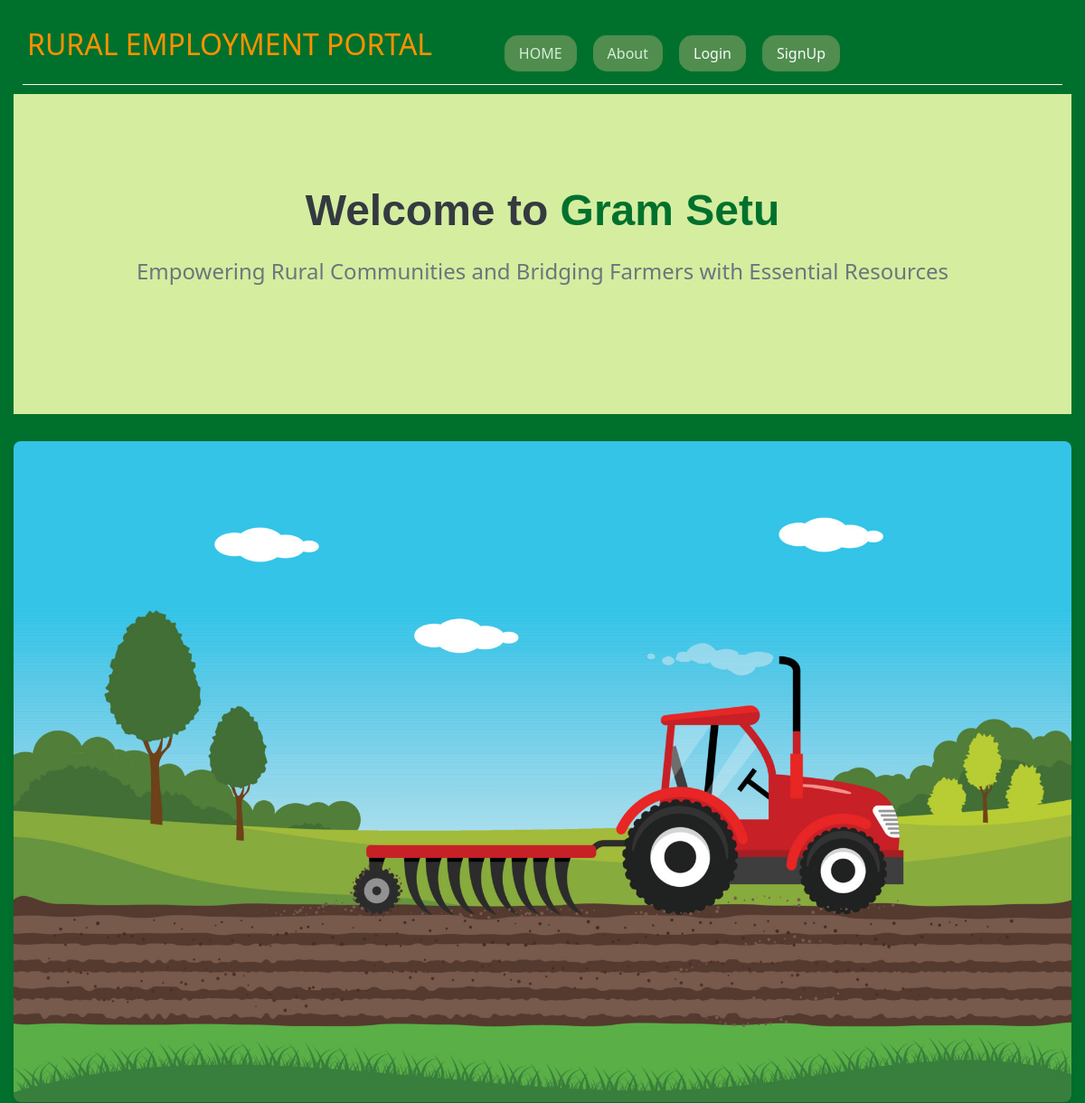
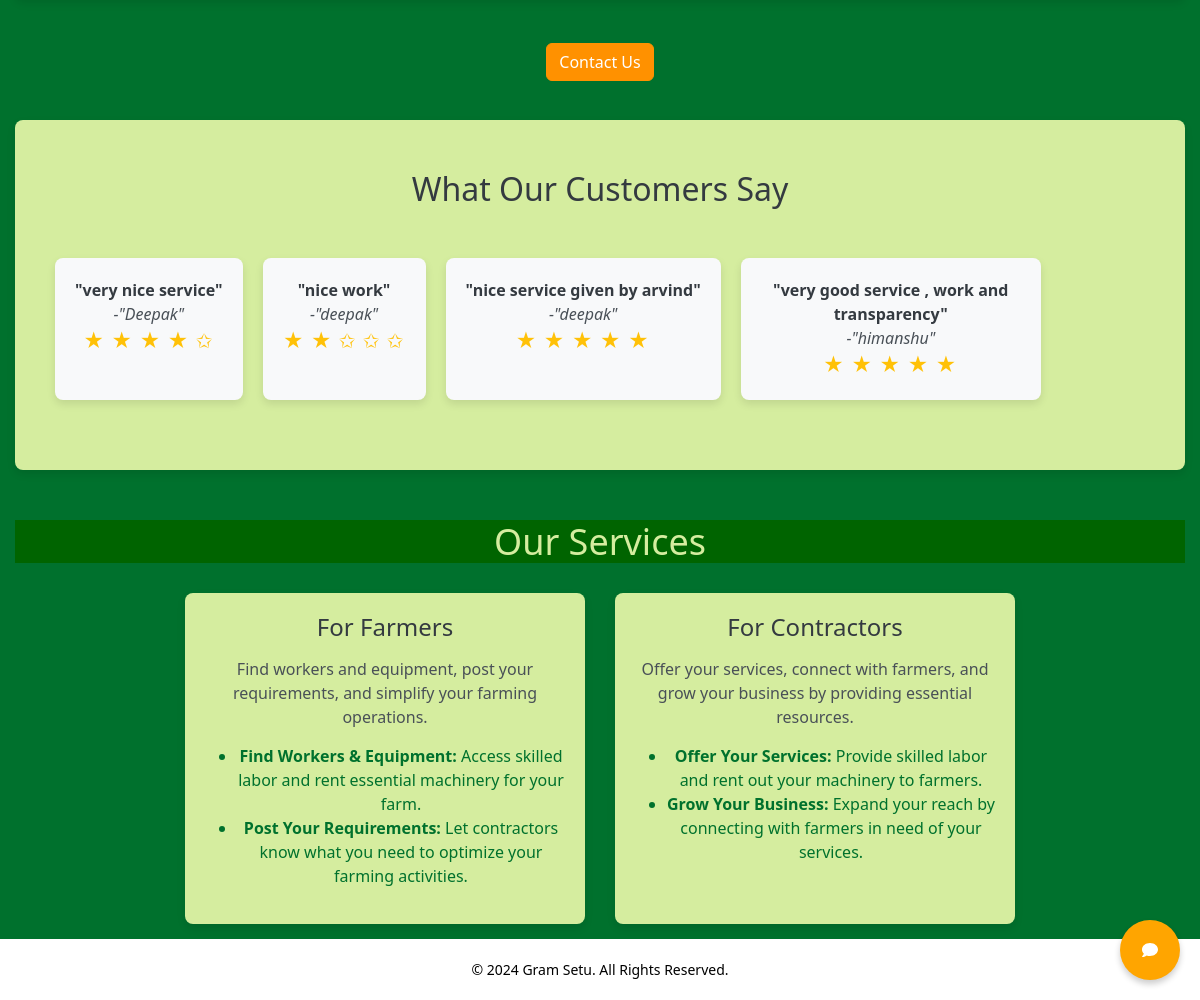
The page / on the database its author committed (2 pictures, top to bottom).
### R_E/models.py (models this page shows, shortened)
class Feedback(models.Model):
    name = models.CharField(max_length=255)
    feedback = models.TextField()
    rating = models.IntegerField(choices=[(i, i) for i in range(1, 6)])  # Rating choices: 1-5
    worker = models.ForeignKey('WorkerHead', on_delete=models.CASCADE, related_name='feedbacks')
    created_at = models.DateTimeField(default=now)

### R_E/views.py (the view)
# urls.py: path('', views.home, name='home'),
def home(request):
    feedbacks = Feedback.objects.all()  # Assuming you're querying all feedbacks
    context = {
        'feedbacks': feedbacks,
        'range': range(1, 6)  # This creates a range from 1 to 5
    }
    return render(request, 'home.html', context)

### R_E/context_processors.py (called while the page is built)
def current_year(request):
    return {
        'current_year': datetime.now().year
    }

### R_E/templates/home.html (shortened to what this page needs)
{% extends 'base.html' %}
{% load static %}
{% block content %}
    <div class="hero-section">
        <h1 class="hero-title" style="font-family:sans-serif;font-weight:bolder;font-size:xxx-large;">Welcome to <span style="color:#00712D;">Gram Setu</span></h1>
        <p class="hero-subtitle">Empowering Rural Communities and Bridging Farmers with Essential Resources</p>
    </div>
    <div class="image-section">
        <img src="{% static 'images/image_2.jpg' %}" alt="Our Services">
        <div class="text-center mt-4">
            <a href="{% url 'contact' %}" class="btn contact-button" style="color:white;background-color:#FF9100;border:1px solid #FF9100;">Contact Us</a>
        </div>
    </div>
    <div class="feedback-section">
        <h2>What Our Customers Say</h2>
        <div class="feedback-container">
            {% for feedback in feedbacks %}
            <div class="feedback-card">
                <p class="feedback-name">"{{ feedback.feedback }}"</p>
                <p><i> -"{{ feedback.name }}"</i></p>
                <div class="star-rating">
                    {% for i in range %}
                        {% if i <= feedback.rating %}
                            <span class="star">★</span>
                        {% else %}
                            <span class="star">✩</span>
                        {% endif %}
                    {% endfor %}
                </div>
            </div>
            {% endfor %}
        </div>
    </div>
<h2 class="section-title" style="background-color:darkgreen;color:#D5ED9F;">Our Services</h2>
<div class="cards-section" style="color:#00712D;">
    <div class="info-card">
        <h3>For Farmers</h3>
        <p>Find workers and equipment, post your requirements, and simplify your farming operations.</p>
        <ul>
            <li><strong>Find Workers & Equipment:</strong> Access skilled labor and rent essential machinery for your farm.</li>
            <li><strong>Post Your Requirements:</strong> Let contractors know what you need to optimize your farming activities.</li>
        </ul>
    </div>
    <div class="info-card">
        <h3>For Contractors</h3>
        <p>Offer your services, connect with farmers, and grow your business by providing essential resources.</p>
        <ul>
            <li><strong>Offer Your Services:</strong> Provide skilled labor and rent out your machinery to farmers.</li>
            <li><strong>Grow Your Business:</strong> Expand your reach by connecting with farmers in need of your services.</li>
        </ul>
    </div>
</div>
{% endblock %}

### R_E/templates/base.html (style rules this page uses)
a { margin: 9px; }

### R_E/templates/home.html (style rules this page uses)
.hero-section { background-color: #D5ED9F; padding: 100px 20px; text-align: center; }
.hero-title { font-size: 48px; color: #343a40; margin-bottom: 20px; }
.hero-subtitle { font-size: 24px; color: #6c757d; margin-bottom: 40px; }
.image-section { text-align: center; margin: 30px 0; }
.image-section img { max-width: 100%; height: auto; border-radius: 8px; box-shadow: 0 4px 8px rgba(0, 0, 0, 0.1); }
.contact-button { margin-top: 20px; }
.feedback-section { background-color: #D5ED9F; padding: 50px 20px; text-align: center; margin-top: 30px; border-radius: 8px; box-shadow: 0 4px 8px rgba(0, 0, 0, 0.1); }
.feedback-section h2 { font-size: 32px; color: #343a40; margin-bottom: 30px; }
.feedback-container { display: flex; overflow-x: auto; padding: 20px; gap: 20px; }
.feedback-card { background-color: #f8f9fa; padding: 20px; border-radius: 8px; box-shadow: 0 4px 8px rgba(0, 0, 0, 0.1); flex: 0 0 auto; max-width: 300px; }
.feedback-card p { font-size: 16px; color: #495057; margin: 0; }
.feedback-card .feedback-name { font-weight: bold; color: #343a40; }
.star-rating { color: #ffc107; font-size: 20px; }
.star-rating .star { display: inline-block; margin-right: 2px; }
.section-title { font-size: 36px; color: #343a40; text-align: center; margin-top: 50px; margin-bottom: 30px; }
.cards-section { display: flex; justify-content: center; flex-wrap: wrap; gap: 30px; margin-top: 30px; }
.info-card { background-color: #D5ED9F; padding: 20px; border-radius: 8px; box-shadow: 0 4px 8px rgba(0, 0, 0, 0.1); max-width: 400px; text-align: center; }
.info-card h3 { font-size: 24px; color: #343a40; margin-bottom: 15px; }
.info-card p { font-size: 16px; color: #495057; margin-bottom: 15px; }

### rows shown on the page
Feedback: feedback "very nice service", name "Deepak", rating 4 (drawn)
Feedback: feedback "nice work", name "deepak", rating 2 (drawn)
Feedback: feedback "nice service given by arvind", name "deepak", rating 5 (drawn)
Feedback: feedback "very good service , work and transparency", name "himanshu", rating 5 (drawn)
